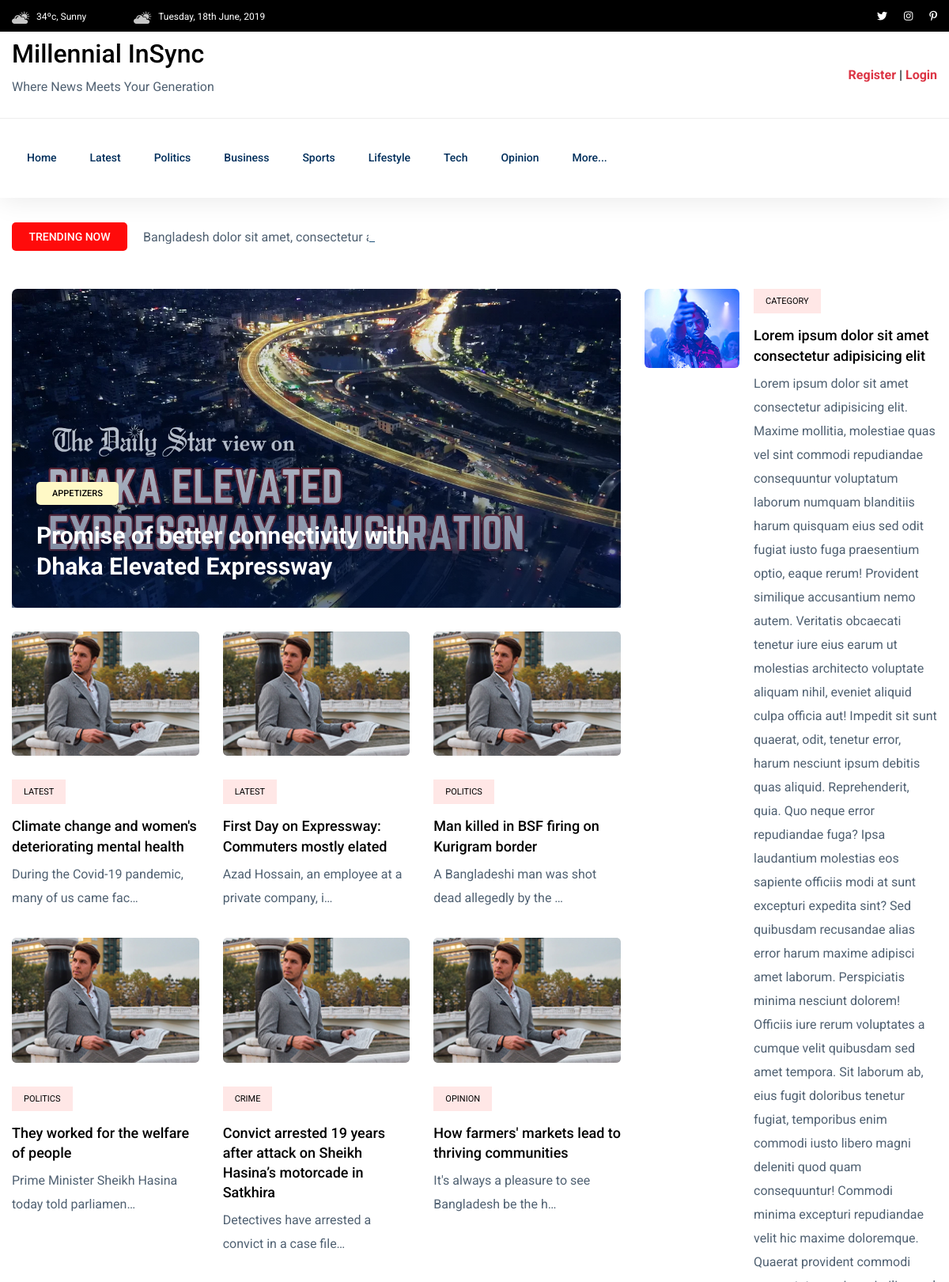
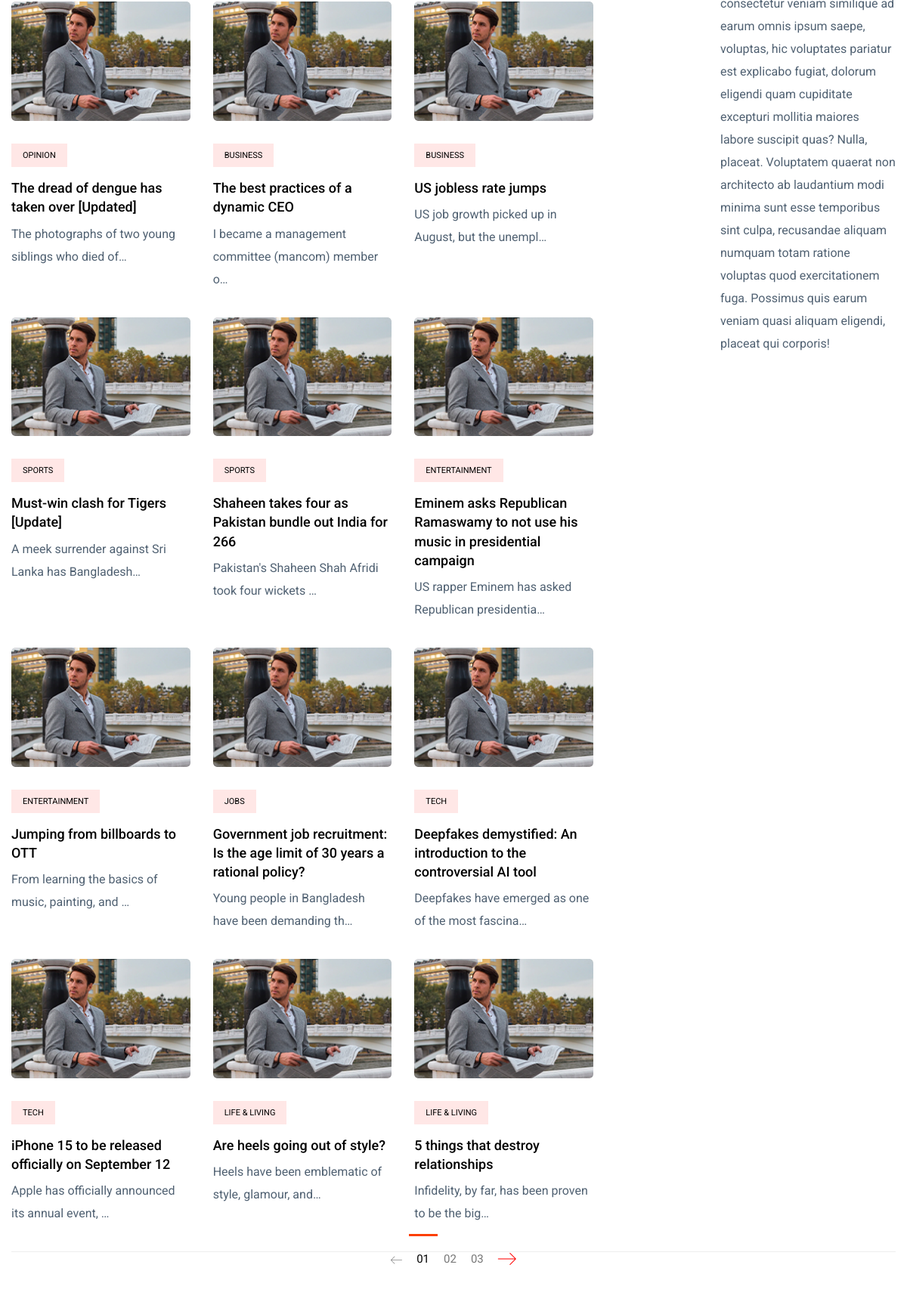
The page / (upper part) on the database its author committed (2 pictures, top to bottom).
### article/models.py (models this page shows, shortened)
class Article(models.Model):
    headline = models.CharField(max_length=250)
    slug = models.SlugField(max_length=250)
    tags = models.CharField(max_length=500,blank=True, null=True)
    category = models.ForeignKey(Category, related_name='article', on_delete=models.CASCADE)
    body = models.TextField()
    img = models.FileField(blank=True, null=True, upload_to="photos/article")
    writer = models.ForeignKey(User, on_delete=models.CASCADE)
    published_time = models.DateTimeField(auto_now_add=True)
    updated_time = models.DateTimeField(auto_now=True)

class Category(models.Model):
    name = models.CharField(max_length=50)
    slug = models.SlugField(max_length=50, unique=True)
    img = models.FileField(blank=True, null=True, upload_to="photos/category")

### millennial_insync/views.py (the view)
# urls.py: path('', home, name='home'),
def home(request):
    categories = Category.objects.all()
    articles = []
    for category in categories:
        articles_by_category = category.article.all()
        articles_avg_rating_annotated = articles_by_category.annotate(avg_rating=Avg('review__rating'))
        sorted_articles = articles_avg_rating_annotated.order_by('-avg_rating')[:2]
        articles.extend(sorted_articles)
    return render(request, 'index.html', {'articles': articles})

### templates/index.html (shortened to what this page needs)
{% extends 'base.html' %}
{% load static %}
{% block main %}
<div class="trending-area fix">
    <div class="container">
        <div class="trending-main">
            <div class="row">
                <div class="col-lg-12">
                    <div class="trending-tittle">
                        <strong>Trending now</strong>
                        <div class="trending-animated">
                            <ul id="js-news" class="js-hidden">
                                <li class="news-item">Bangladesh dolor sit amet, consectetur adipisicing elit.</li>
                            </ul>
                        </div>
                    </div>
                </div>
            </div>
            <div class="row">
                <div class="col-lg-8">
                    <div class="trending-top mb-30">
                        <div class="trend-top-img">
                            <img src="{% static 'assets/img/trending/dhaka_expressway.jpg' %}" alt="">
                            <div class="trend-top-cap">
                                <span>Appetizers</span>
                                <h2>
                                <a href="details.html">Promise of better connectivity with </br> Dhaka Elevated Expressway</a>
                                </h2>
                            </div>
                        </div>
                    </div>
                    <div class="trending-bottom">
                        <div class="row">
                            {% for article in articles %}
                            <div class="col-lg-4">
                                <div class="single-bottom mb-35">
                                    <div class="trend-bottom-img mb-30">
                                        <img src="assets/img/trending/trending_bottom1.jpg" alt="">
                                    </div>
                                    <div class="trend-bottom-cap">
                                        <span class="color1">{{ article.category.name }}</span>
                                        <h4><a href="{% url 'article_detail' article.category.slug  article.slug %}">{{ article.headline }}</a></h4>
                                        <div class="">
                                            <p class="about-pera1 mb-25">
                                                {{ article.body|truncatechars:50 }}
                                            </p>
                                        </div>
                                    </div>
                                </div>
                            </div>
                            {% endfor %}
                            </div>
                        </div>
                    </div>
                <div class="col-lg-4">
                    <div class="trand-right-single d-flex">
                        <div class="trand-right-img">
                            <img src="assets/img/trending/right1.jpg" alt="">
                        </div>
                        <div class="trand-right-cap">
                            <span class="color1">Category</span>
                            <h4><a href="details.html">Lorem ipsum dolor sit amet consectetur adipisicing elit</a></h4>
                            <div class="">
                                <p class="about-pera1 mb-25">
                                    Lorem ipsum dolor sit amet consectetur adipisicing elit. Maxime mollitia,
                                    molestiae quas vel sint commodi repudiandae consequuntur voluptatum laborum
                                    numquam blanditiis harum quisquam eius sed odit fugiat iusto fuga praesentium
                                    optio, eaque rerum! Provident similique accusantium nemo autem. Veritatis
                                    obcaecati tenetur iure eius earum ut molestias architecto voluptate aliquam
                                    nihil, eveniet aliquid culpa officia aut! Impedit sit sunt quaerat, odit,
                                    tenetur error, harum nesciunt ipsum debitis quas aliquid. Reprehenderit,
                                    quia. Quo neque error repudiandae fuga? Ipsa laudantium molestias eos
                                    sapiente officiis modi at sunt excepturi expedita sint? Sed quibusdam
                                    recusandae alias error harum maxime adipisci amet laborum. Perspiciatis
                                    minima nesciunt dolorem! Officiis iure rerum voluptates a cumque velit
                                    quibusdam sed amet tempora. Sit laborum ab, eius fugit doloribus tenetur
                                    fugiat, temporibus enim commodi iusto libero magni deleniti quod quam
                                    consequuntur! Commodi minima excepturi repudiandae velit hic maxime
                                    doloremque. Quaerat provident commodi consectetur veniam similique ad
                                    earum omnis ipsum saepe, voluptas, hic voluptates pariatur est explicabo
                                    fugiat, dolorum eligendi quam cupiditate excepturi mollitia maiores labore
                                    suscipit quas? Nulla, placeat. Voluptatem quaerat non architecto ab laudantium
                                    modi minima sunt esse temporibus sint culpa, recusandae aliquam numquam
                                    totam ratione voluptas quod exercitationem fuga. Possimus quis earum veniam
                                    quasi aliquam eligendi, placeat qui corporis!
                                </p>
                            </div>
                        </div>
                    </div>
                </div>
            </div>
        </div>
    </div>
</div>
<div class="pagination-area pb-45 text-center">
    <div class="container">
        <div class="row">
            <div class="col-xl-12">
                <div class="single-wrap d-flex justify-content-center">
                    <nav aria-label="Page navigation example">
                        <ul class="pagination justify-content-start">
                            <li class="page-item"><a class="page-link" href="#"><span
                                        class="flaticon-arrow roted"></span></a></li>
                            <li class="page-item active"><a class="page-link" href="#">01</a></li>
                            <li class="page-item"><a class="page-link" href="#">02</a></li>
                            <li class="page-item"><a class="page-link" href="#">03</a></li>
                            <li class="page-item"><a class="page-link" href="#"><span
                                        class="flaticon-arrow right-arrow"></span></a></li>
                        </ul>
                    </nav>
                </div>
            </div>
        </div>
    </div>
</div>
{% endblock main %}

### rows shown on the page
Article: category.name "LATEST", headline "Climate change and women's deteriorating mental health", body "During the Covid-19 pandemic, many of us came fac…"
Article: category.name "LATEST", headline "First Day on Expressway: Commuters mostly elated", body "Azad Hossain, an employee at a private company, i…"
Article: category.name "POLITICS", headline "Man killed in BSF firing on Kurigram border", body "A Bangladeshi man was shot dead allegedly by the …"
Article: category.name "POLITICS", headline "They worked for the welfare of people", body "Prime Minister Sheikh Hasina today told parliamen…"
Article: category.name "CRIME", headline "Convict arrested 19 years after attack on Sheikh Hasina’s motorcade in Satkhira", body "Detectives have arrested a convict in a case file…"
Article: category.name "OPINION", headline "How farmers' markets lead to thriving communities", body "It's always a pleasure to see Bangladesh be the h…"
Article: category.name "OPINION", headline "The dread of dengue has taken over [Updated]", body "The photographs of two young siblings who died of…"
Article: category.name "BUSINESS", headline "The best practices of a dynamic CEO", body "I became a management committee (mancom) member o…"
Article: category.name "BUSINESS", headline "US jobless rate jumps", body "US job growth picked up in August, but the unempl…"
Article: category.name "SPORTS", headline "Must-win clash for Tigers [Update]", body "A meek surrender against Sri Lanka has Bangladesh…"
Article: category.name "SPORTS", headline "Shaheen takes four as Pakistan bundle out India for 266", body "Pakistan's Shaheen Shah Afridi took four wickets …"
Article: category.name "ENTERTAINMENT", headline "Eminem asks Republican Ramaswamy to not use his music in presidential campaign", body "US rapper Eminem has asked Republican presidentia…"
Article: category.name "ENTERTAINMENT", headline "Jumping from billboards to OTT", body "From learning the basics of music, painting, and …"
Article: category.name "JOBS", headline "Government job recruitment: Is the age limit of 30 years a rational policy?", body "Young people in Bangladesh have been demanding th…"
Article: category.name "TECH", headline "Deepfakes demystified: An introduction to the controversial AI tool", body "Deepfakes have emerged as one of the most fascina…"
Article: category.name "TECH", headline "iPhone 15 to be released officially on September 12", body "Apple has officially announced its annual event, …"
Article: category.name "LIFE & LIVING", headline "Are heels going out of style?", body "Heels have been emblematic of style, glamour, and…"
Article: category.name "LIFE & LIVING", headline "5 things that destroy relationships", body "Infidelity, by far, has been proven to be the big…"
